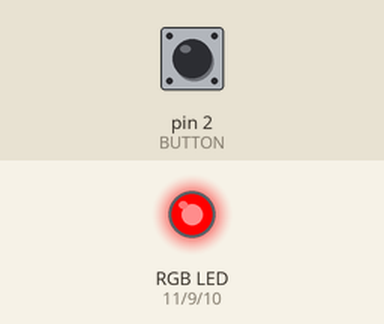
Bench run of a sketch on a simulated Arduino Uno, built with avr-gcc and run on an emulated ATmega328P. Parts: an RGB LED mixed from three pins (HIGH = lit). The test bench sets the inputs (shaded band); at power-on: pin 2 (BUTTON) LOW. Dim RGB values are drawn brighter than linear.

Above: at 1.2 s.
1.3 s: pin 2 (BUTTON) pulled HIGH for 1 s
At 3.1 s:
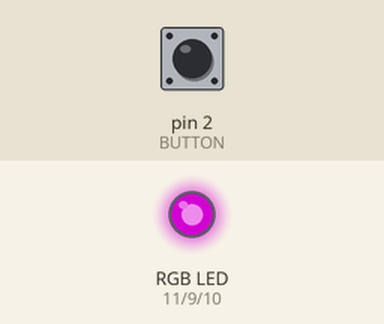
4.3 s: pin 2 (BUTTON) pulled HIGH for 0.15 s
At 4.8 s:
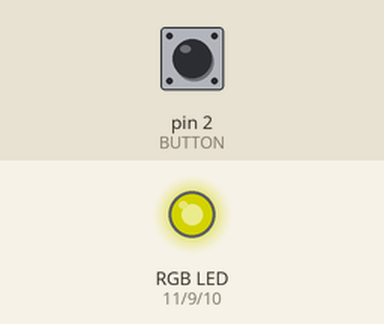
5.9 s: pin 2 (BUTTON) pulled HIGH for 3.2 s
At 9.6 s:
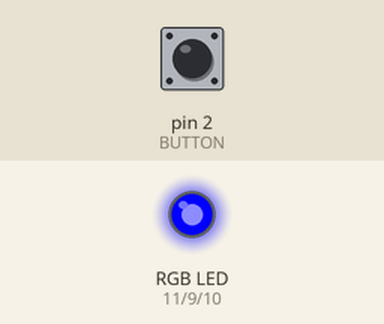
Timing chart, 0 to 11.1 s (numbered marks = the images above; inputs shaded):
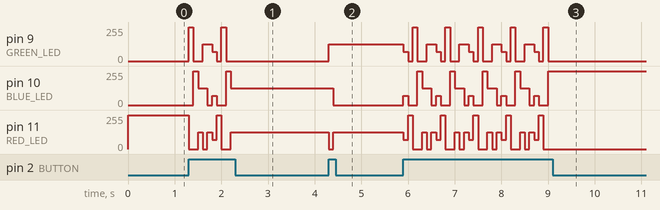

The sketch:

SwitchRGBLED.ino
```cpp
// (licence header left out)
int RED_LED = 11;
int GREEN_LED = 9;
int BLUE_LED = 10 ;

int BUTTON = 2;

int STATUS = 0;

void setup()
{
  pinMode(BUTTON, INPUT);
  pinMode(RED_LED, OUTPUT);
  pinMode(GREEN_LED, OUTPUT);
  pinMode(BLUE_LED, OUTPUT);
}

void loop()
{
  if (digitalRead(BUTTON) == HIGH)
  {
    STATUS = STATUS + 1;
    if (STATUS >=7  )
    {
      STATUS = 0;
    }
  }

  switch(STATUS)
  {
    case 0:
      analogWrite(RED_LED,255);
      analogWrite(GREEN_LED,0);
      analogWrite(BLUE_LED,0);
      break;
    case 1:
      analogWrite(RED_LED,0);
      analogWrite(GREEN_LED,255);
      analogWrite(BLUE_LED,0);
      break;
    case 2:
      analogWrite(RED_LED,0);
      analogWrite(GREEN_LED,0);
      analogWrite(BLUE_LED,255);
      break;
    case 3:
      analogWrite(RED_LED,127);
      analogWrite(GREEN_LED,0);
      analogWrite(BLUE_LED,127);
      break;
    case 4:
      analogWrite(RED_LED,0);
      analogWrite(GREEN_LED,127);
      analogWrite(BLUE_LED,127);
      break;
    case 5:
      analogWrite(RED_LED,127);
      analogWrite(GREEN_LED,127);
      analogWrite(BLUE_LED,0);
      break;
    case 6:
      analogWrite(RED_LED,70);
      analogWrite(GREEN_LED,70);
      analogWrite(BLUE_LED,70);
      break;
  }
  delay(100);
}
```

Measured:
- after the input at 1.3 s, pin 9 (GREEN_LED): 0/255 → 255/255 at once, → 0/255 0.10 s later, → 127/255 0.20 s later, → 70/255 0.20 s later, … (7 changes in this stretch); pin 10 (BLUE_LED): 0/255 → 255/255 after 0.10 s, → 127/255 0.10 s later, → 0/255 0.20 s later, → 70/255 0.10 s later, … (7 changes in this stretch)
- after the input at 4.3 s, pin 9 (GREEN_LED): 0/255 → 127/255 at once; pin 10 (BLUE_LED): 127/255 → 0/255 after 0.10 s; pin 11 (RED_LED): 127/255 → 0/255 at once, → 127/255 0.10 s later
